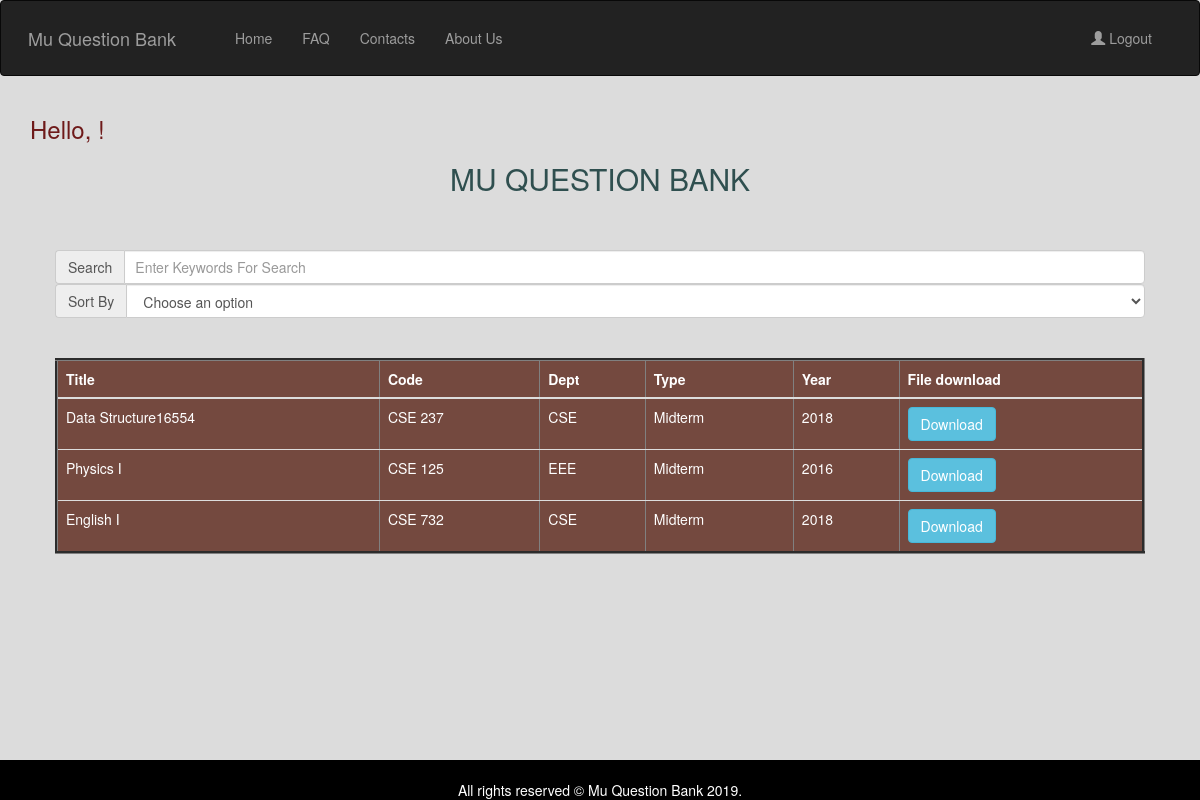
Page /index.php/home/searchOrderByMidterm on the committed database.
### tables this page shows
CREATE TABLE `question_info` (
  `q_id` int(12) NOT NULL,
  `q_year` year(4) NOT NULL,
  `q_type` varchar(120) NOT NULL,
  `q_code` varchar(120) NOT NULL,
  `q_title` varchar(225) NOT NULL,
  `q_dept` varchar(120) NOT NULL,
  `q_file` varchar(250) DEFAULT NULL
);

### application/controllers/home.php (called while the page is built, shortened)
<?php
class home extends CI_Controller {
    function __construct()
  	{
  		$this->load->model('question_model','qmodel');
  	}
	public function searchOrderByMidterm()
	{
		$data['questionInfo']=$this->qmodel->searchOrderByMidterm();
		$this->load->view('profile',$data);
	}
}

### index.php (called while the page is built, shortened)
<?php
require_once BASEPATH.'core/CodeIgniter.php';

### application/models/question_model.php (called while the page is built, shortened)
<?php
class question_model extends CI_Model {
	public function searchOrderByMidterm()
	{
		$this->db->select("*");
		$this->db->from("question_info");
		$this->db->where('q_type','Midterm');
		$query=$this->db->get();
		return $query->result();
	}
}

### application/views/profile.php (the view, shortened to what this page needs)
<!doctype html>
<html lang="en">
  <head>
   <link rel="stylesheet" href="https://maxcdn.bootstrapcdn.com/bootstrap/3.4.0/css/bootstrap.min.css">
</head>
<body>
  <header class="header-transparent" id="header-main">
            <nav class="navbar navbar-inverse">
              <div class="container-fluid">
                <div class="navbar-header">
                  <a class="navbar-brand" href="<?php echo base_url();?>home/mu_index">Mu Question Bank</a>
                </div>
                <ul class="nav navbar-nav ">
                  <li ><a href="<?php echo base_url();?>home/mu_index">Home</a></li>
                  <li ><a href="<?php echo base_url();?>home/faq">FAQ</a></li>
                  <li ><a href="<?php echo base_url();?>home/contacts">Contacts</a></li>
                  <li ><a href="<?php echo base_url();?>home/aboutUs">About Us</a></li>
                </ul>
                <ul class="nav navbar-nav navbar-right" >
                <li><a href="<?php echo base_url(); ?>home/logout"><span class="glyphicon glyphicon-user"></span> Logout</a></li>
              </ul>
              </div>
            </nav>
</header>
    <section class="slice slice-lg pb-lg-0 bg-gradient-primary" data-separator="rounded-left" data-separator-orientation="bottom">
            <div class="container">
                <div class="row justify-content-center">
                    <div class="col-lg-12">
                        <div class="mb--100 position-relative" style="z-index: 1;">
                            <div class="pt-lg text-center">
                          <h3 align="left" style="color: #6E1919;">   Hello, <?php echo $_SESSION['username'].'!'; ?> </h3>
                                <h2 class="text-white text-uppercase ls-2 mb-4 text-white font-weight-700" style="color: #2F4F4F;">
                                 Mu Question Bank</h2>
                            </div><br>
                             <div class="form-group" id="inputDiv">
                            <div class="input-group">
                            <span class="input-group-addon">Search</span>
                              <input type="text" name="search" id="search" placeholder="Enter Keywords For Search" class="form-control">
                            </div>
                             <div class="input-group">
                            <span class="input-group-addon">Sort By</span>
                              <select name="type" id="foo" class="form-control" onChange="window.location.href=this.value">
                              <option value="">Choose an option</option>
                            </select>
                            </div>
                           </div>
                        </div>
                    </div>
                </div>
                <div id="result">
                  <table class="table" border="3px" style="background-color: #74493F;">
                  <thead>
                    <tr id="table_text">
                      <th >Title</th>
                      <th >Code</th>
                      <th >Dept</th>
                      <th >Type</th>
                      <th >Year</th>
                      <th >File download</th>
                    </tr>
                    </thead>
                    <tbody>
                      <?php
                        if($questionInfo){
                          foreach ($questionInfo as $qtn) {
                      ?>
                      <tr id="table_text">
                        <td><?php echo $qtn->q_title; ?></td>
                        <td><?php echo $qtn->q_code; ?></td>
                        <td><?php echo $qtn->q_dept; ?></td>
                        <td><?php echo $qtn->q_type; ?></td>
                        <td><?php echo $qtn->q_year; ?></td>
                        <td><a class="btn btn-info" href="<?php echo base_url('home/download/'.$qtn->q_id); ?>"> Download</a></td>
                      </tr>
                      <?php
                    }
                      }
                      ?>
                    </tbody>
                  </table>
                 </div>
            </div>
        </section>
<br><br>
<div class="footer">
 <br>
  <div class="container">All rights reserved © Mu Question Bank 2019.
   <br>
   </div>
</div>
</body>
</html>

### application/views/profile.php (style rules this page uses)
.navbar-nav { padding: 12px; margin-left: 5px; }
.navbar-header { padding: 12px; margin-left: 2px; text-decoration-color: white; }
.navbar-right { padding: 12px; margin-right: 5px; }
.footer { position: fixed; left: 0; bottom: 0; width: 100%; background-color: black; color: white; text-align: center; }
#search { padding-left: 10px; padding-right: 10px; }
#inputDiv { padding-left: 25px; padding-right: 25px; padding-top: 25px; }
#result { padding-left: 25px; padding-right: 25px; padding-top: 25px; }
#table_text { color: white; }
body { background: #DCDCDC; }

### rows in the picture
question_info: q_title "Data Structure16554", q_code "CSE 237", q_dept "CSE", q_type "Midterm", q_year "2018"
question_info: q_title "Physics I", q_code "CSE 125", q_dept "EEE", q_type "Midterm", q_year "2016"
question_info: q_title "English I", q_code "CSE 732", q_dept "CSE", q_type "Midterm", q_year "2018"
